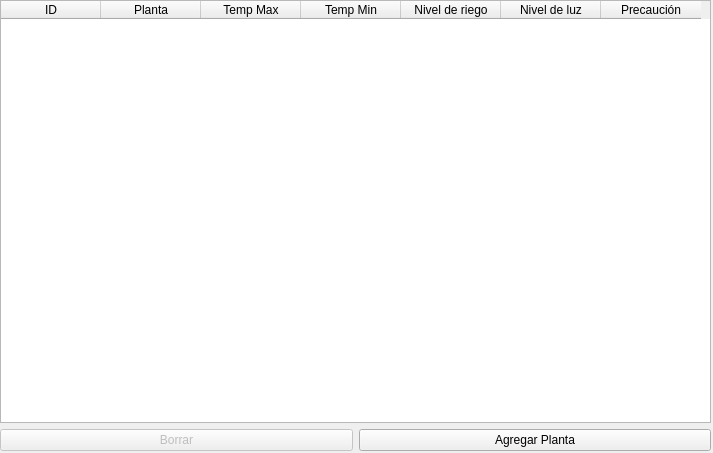
<?xml version="1.0" encoding="UTF-8"?>
<ui version="4.0">
 <class>Tabla</class>
 <widget class="QDialog" name="Tabla">
  <property name="geometry">
   <rect>
    <x>0</x>
    <y>0</y>
    <width>713</width>
    <height>453</height>
   </rect>
  </property>
  <property name="windowTitle">
   <string>Dialog</string>
  </property>
  <widget class="QWidget" name="layoutWidget">
   <property name="geometry">
    <rect>
     <x>0</x>
     <y>0</y>
     <width>711</width>
     <height>451</height>
    </rect>
   </property>
   <layout class="QGridLayout" name="gridLayout">
    <item row="0" column="0">
     <widget class="QTableWidget" name="tableWidget_Datos">
      <attribute name="verticalHeaderVisible">
       <bool>false</bool>
      </attribute>
      <column>
       <property name="text">
        <string>ID</string>
       </property>
      </column>
      <column>
       <property name="text">
        <string>Planta</string>
       </property>
      </column>
      <column>
       <property name="text">
        <string>Temp Max</string>
       </property>
      </column>
      <column>
       <property name="text">
        <string>Temp Min</string>
       </property>
      </column>
      <column>
       <property name="text">
        <string>Nivel de riego</string>
       </property>
      </column>
      <column>
       <property name="text">
        <string>Nivel de luz</string>
       </property>
      </column>
      <column>
       <property name="text">
        <string>Precaución</string>
       </property>
      </column>
     </widget>
    </item>
    <item row="1" column="0">
     <layout class="QHBoxLayout" name="horizontalLayout">
      <item>
       <widget class="QPushButton" name="pushButton_Borrar">
        <property name="enabled">
         <bool>false</bool>
        </property>
        <property name="text">
         <string>Borrar</string>
        </property>
       </widget>
      </item>
      <item>
       <widget class="QPushButton" name="pushButton_Agregar">
        <property name="text">
         <string>Agregar Planta</string>
        </property>
       </widget>
      </item>
     </layout>
    </item>
   </layout>
  </widget>
 </widget>
 <resources/>
 <connections/>
</ui>
